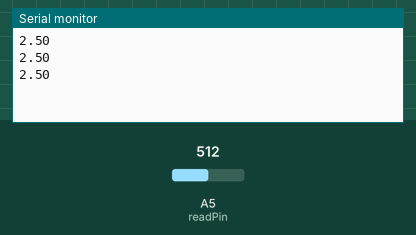
Bench run of a sketch on a simulated Arduino Uno, built with avr-gcc and run on an emulated ATmega328P. Shown: the last lines printed to the serial monitor. The inputs (shaded band) are chosen by the test bench; at power-on: A5 (readPin) = 512.

Above: at 1.3 s.
1.4 s: A5 (readPin) set to 716
At 1.9 s:
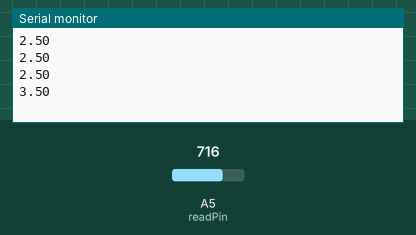
2.9 s: A5 (readPin) set to 900
At 3.4 s:
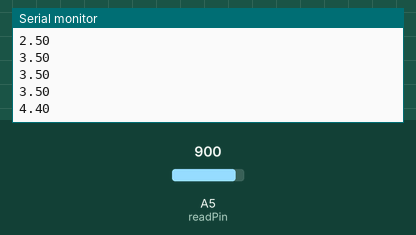
Timing chart, 0 to 5.9 s (numbered marks = the images above; inputs shaded):
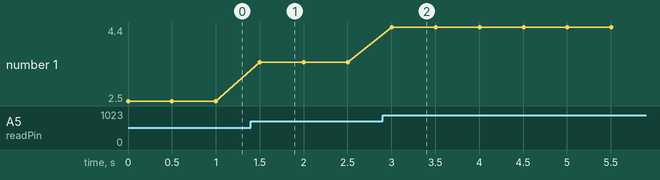

Measured:
- after the input at 1.4 s, the serial monitor: prints a new line after 0.10 s (image 1)
- after the input at 2.9 s, the serial monitor: prints a new line after 0.10 s (image 2)
- plotted number 1: 2.5 → 3.5 after the input at 1.4 s, 3.5 → 4.4 after the input at 2.9 s

The sketch:

Potentiometer.ino
```cpp
int readPin = A5;
float calcVal;
void setup() {
  // put your setup code here, to run once:
pinMode(readPin,INPUT);
Serial.begin(9600);
}

void loop() {
  // put your main code here, to run repeatedly:
calcVal = (5.0/1023.0) * (analogRead(readPin)); // to show serial monitor 5-0 output
Serial.println(calcVal);

delay(500);
}
```
